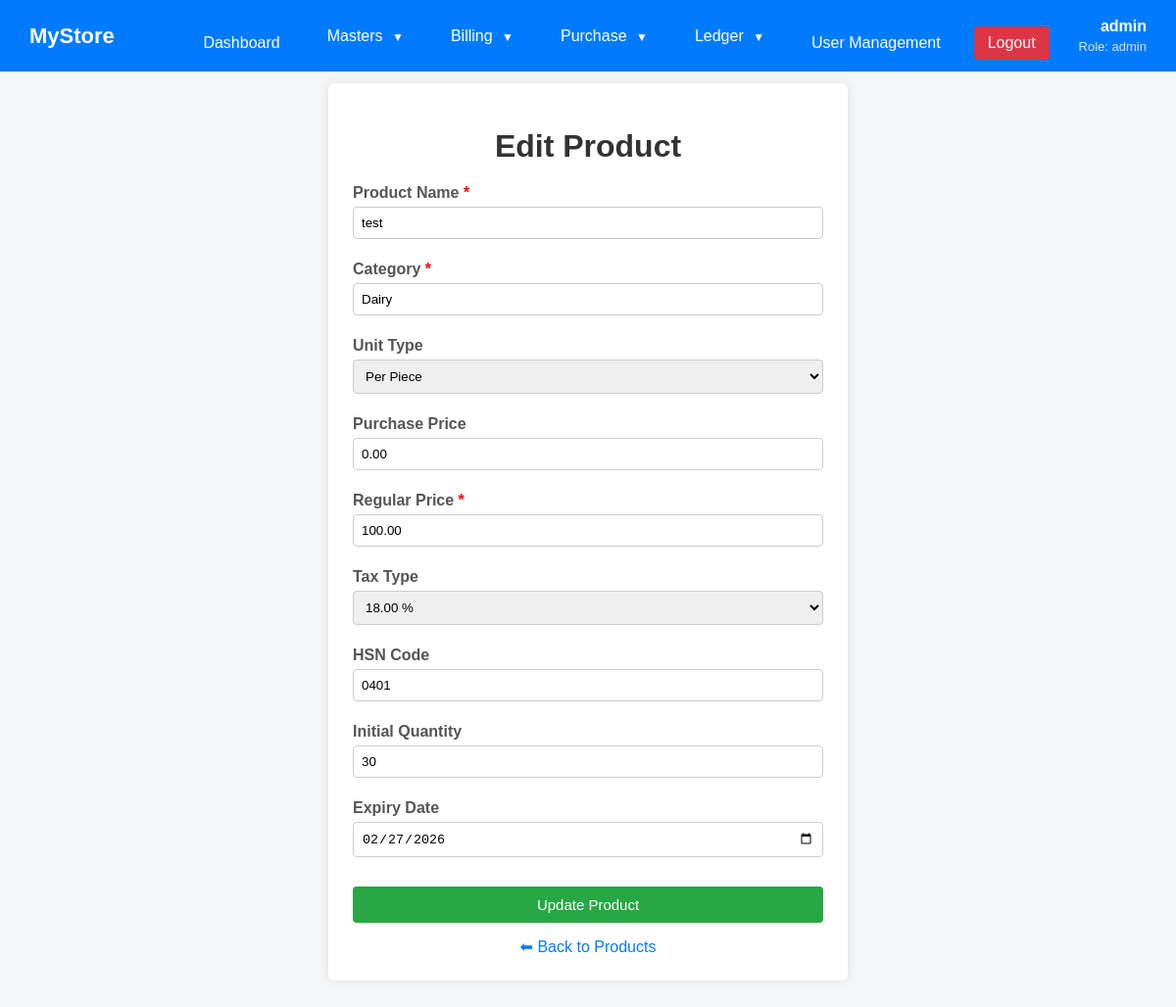
The app's page /edit_product.php?id=13 (signed in) with its own data.
### tables this page shows
CREATE TABLE `products` (
  `pid` int(11) NOT NULL,
  `pro_name` varchar(100) NOT NULL,
  `category` varchar(50) NOT NULL,
  `unittype` varchar(20) NOT NULL,
  `unitprice` decimal(10,2) NOT NULL,
  `purchaseprice` decimal(10,2) NOT NULL,
  `regularprice` decimal(10,2) NOT NULL,
  `taxtype` varchar(10) NOT NULL,
  `hsncode` varchar(20) NOT NULL,
  `initialqty` int(11) NOT NULL,
  `expirydate` date DEFAULT NULL,
  `created_at` timestamp NOT NULL DEFAULT CURRENT_TIMESTAMP,
  `updated_at` datetime DEFAULT NULL
);

### edit_product.php (the view, shortened to what this page needs)
<?php
include "db.php";
$id = $_GET['id'] ?? null;
$stmt = $conn->prepare("SELECT * FROM products WHERE pid = ?");
$stmt->bind_param("i", $id);
$stmt->execute();
$result = $stmt->get_result();
$row = $result->fetch_assoc();
?>
<!DOCTYPE html>
<html>
<head>
</head>
<body>
<?php include "dashboard.php"; ?>
<div class="container">
<h1>Edit Product</h1>
<form method="post">
    <label class="required">Product Name</label>
    <input type="text" name="pro_name" value="<?php echo htmlspecialchars($row['pro_name']); ?>" required>
    <label class="required">Category</label>
    <input type="text" name="category" value="<?php echo htmlspecialchars($row['category']); ?>" required>
    <label>Unit Type</label>
    <select name="unit_type">
        <option value="per_piece" <?php echo ($row['unittype']=="per_piece") ? "selected" : ""; ?>>Per Piece</option>
    </select>
    <label>Purchase Price</label>
    <input type="number" step="0.01" name="purchaseprice" min="0"
           value="<?php echo $row['purchaseprice']; ?>">
    <label class="required">Regular Price</label>
    <input type="number" step="0.01" name="regularprice" min="0"
           value="<?php echo $row['regularprice']; ?>" required>
    <label>Tax Type</label>
    <select name="tax_type">
    <?php
    $gstSlabs = $conn->query("SELECT id, gst_percent FROM gstslab ORDER BY gst_percent ASC");
    while ($slab = $gstSlabs->fetch_assoc()) {
        $selected = ($row['taxtype'] == $slab['gst_percent']) ? "selected" : "";
        echo '<option value="' . $slab['gst_percent'] . '" ' . $selected . '>' . $slab['gst_percent'] . ' %</option>';
    }
    ?>
</select>
    <label>HSN Code</label>
    <input type="text" name="hsncode"
           value="<?php echo htmlspecialchars($row['hsncode']); ?>">
    <label>Initial Quantity</label>
    <input type="number" name="initialqty" min="0"
           value="<?php echo $row['initialqty']; ?>">
    <label>Expiry Date</label>
    <input type="date" name="expirydate"
           value="<?php echo $row['expirydate']; ?>">
    <button type="submit" name="submit" class="btn-update">Update Product</button>
</form>
<a href="view_products.php">⬅ Back to Products</a>
</div>
</body>
</html>

### edit_product.php (style rules this page uses)
body { font-family: Arial, sans-serif; background: #f4f6f8; margin: 0; }
.container { width: 480px; margin: 60px auto; background: #fff; padding: 25px; border-radius: 6px; box-shadow: 0 0 10px rgba(0,0,0,0.1); }
h1 { text-align: center; margin-bottom: 20px; color: #333; }
label { display: block; margin-top: 12px; font-weight: bold; color: #555; }
input, select { width: 100%; padding: 8px; margin-top: 5px; margin-bottom: 10px; border: 1px solid #ccc; border-radius: 4px; box-sizing: border-box; }
button { width: 100%; margin-top: 20px; padding: 10px; font-size: 15px; border: none; border-radius: 4px; cursor: pointer; }
.btn-update { background: #28a745; color: #fff; }
a { display: block; text-align: center; margin-top: 15px; text-decoration: none; color: #007bff; }
.required::after { content: " *"; color: red; }

### dashboard.php (style rules this page uses)
body { margin: 0; font-family: Arial, sans-serif; background: #f4f6f8; padding-top: 25px; }

### records on screen
products: pro_name "test", category "Dairy", unit_type "Per Piece", purchaseprice "0.00", regularprice "100.00", hsncode "0401", initialqty "30", expirydate "02/27/2026"

### other values on screen
$_SESSION['username'] "admin"
$_SESSION['role'] "admin"
form field tax_type "18.00 %"
